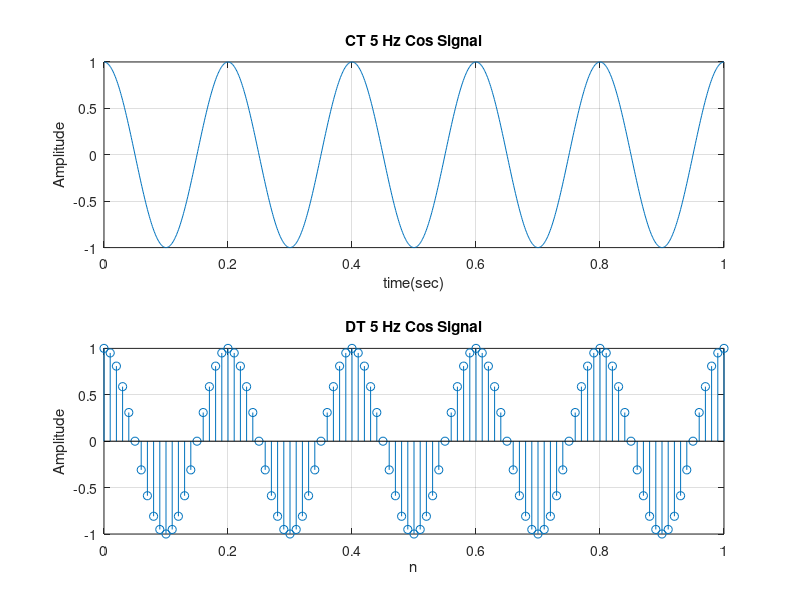

Reproduce this figure in MATLAB.
close all; clear; clc;

% CT Cosine Representation
t = linspace(0, 1, 1000);
f = 5;      % 5 Hz frequency
CTCos = cos(2*pi*f * t);     % continous cosine signal

% CT Cosine Visualization
subplot(2, 1, 1);
plot(t, CTCos);         % plot CT cos
xlabel("time(sec)")
ylabel("Amplitude")
title("CT 5 Hz Cos Signal")
grid on;
hold on;

% DT Cosine Representation
Fs = 100;                       % in Hz
Ts = 1 / Fs;                    % in sec
T = 1 / 5;                      % 0.2 sec
n = 0 : Ts : 5*T;                 % time vector
DTCos = cos(2*pi*5 * n);

% DT Visualization
subplot(2, 1, 2);
stem(n, DTCos);         % stem DT cos
xlabel("n");
ylabel("Amplitude")
title("DT 5 Hz Cos Signal")
grid on;
hold on;

%%%%%%%%%%%%%%%%%%%%%%%%%%%%%%%%%%%%%%%%%%%%%%%%%%%%%%%%%%%%%%%%%%%%%%%%%%%%%%%%%%%%%%%%%%%%%%%%%%%%%%%%%%%%%%%%%%%%%
% Fs = 100;                       % in Hz
% Ts = 1 / Fs;                    % in sec
% n = 0 : 1/Ts : Fs-1;            % time vector
% DTCos = cos(2*pi*5 * n);
